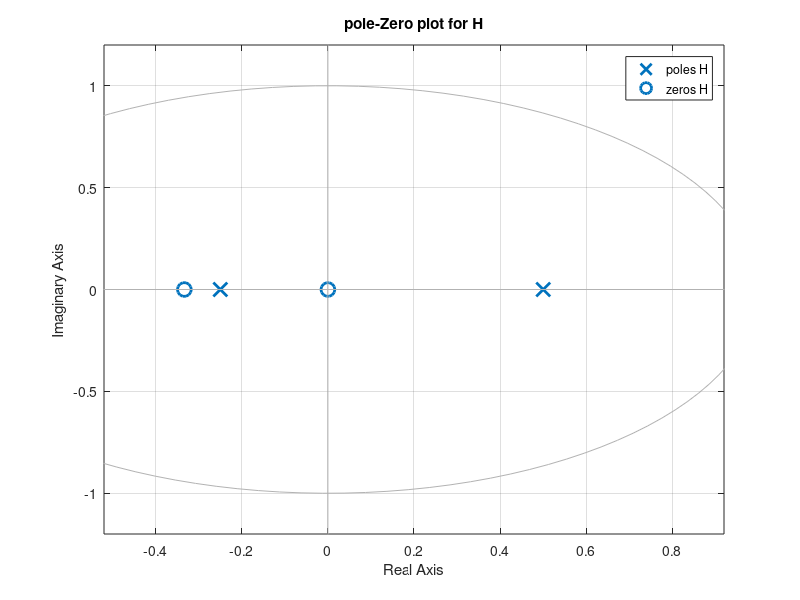
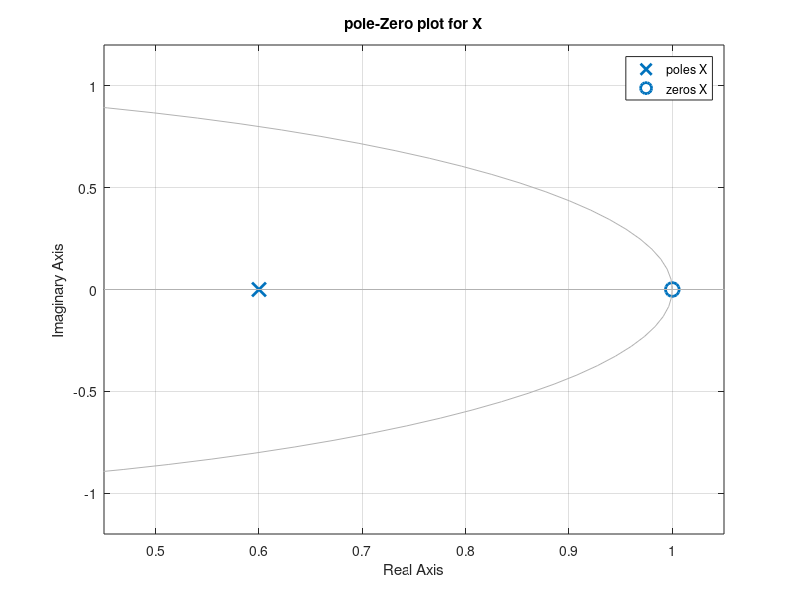
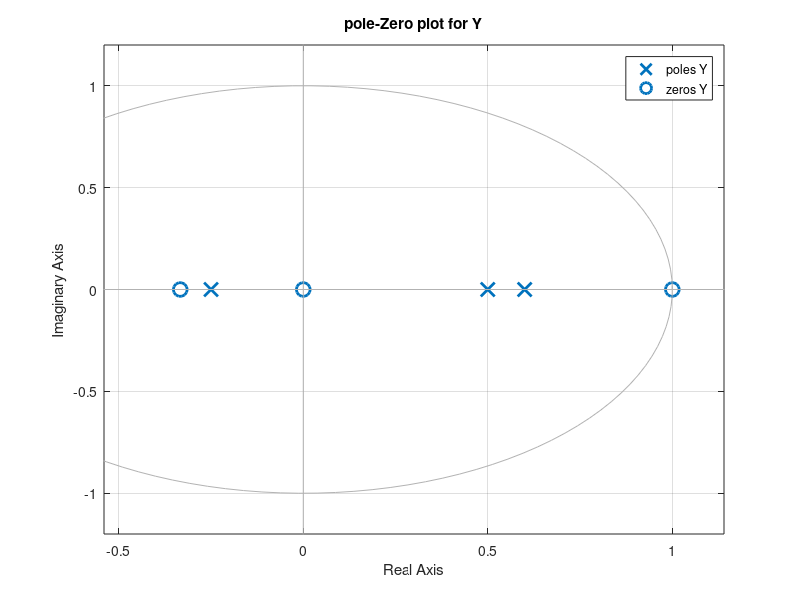
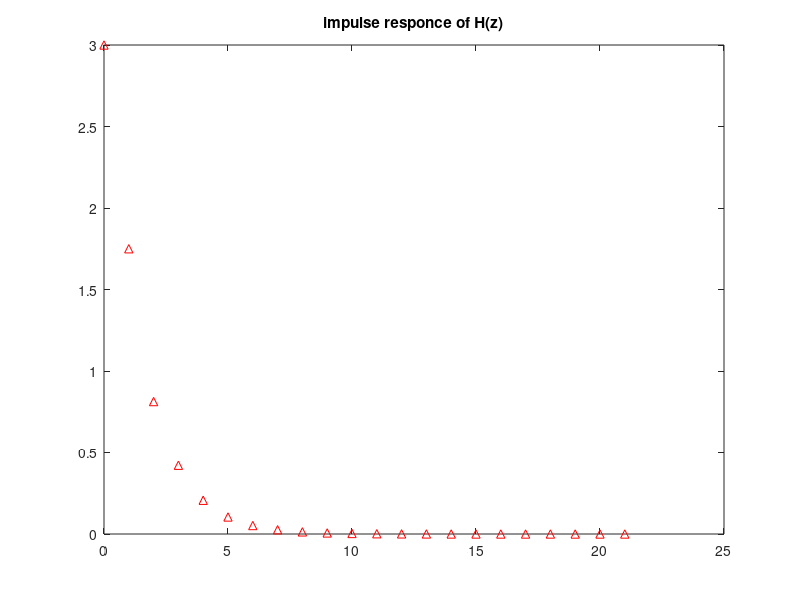

Source code (MATLAB) for these figures, in order:
clc;
clear all;
close all;


%--Q4_1---------
num=[3 1 0];
den=[1 -0.25 -1/8];
H=filt(num,den)

num1=[1 -1];
den1=[1 -0.6];
X=filt(num1,den1)

pzmap(H);
title('pole-Zero plot for H')

figure;
pzmap(X)
title('pole-Zero plot for X')

Y=H*X
figure;
pzmap(Y)
title('pole-Zero plot for Y')

%----Q4_1---end
figure;
impz(num,den);
title('impulse responce of H(z)')% impulse responce of H(Z)

[num2,den2]=tfdata(Y)


num2=[3 -2 -1 0];
den2=[1 -0.8500 0.0250 0.0750];

figure;
impz(num2,den2)
title('impulse responce of Y(z)')





